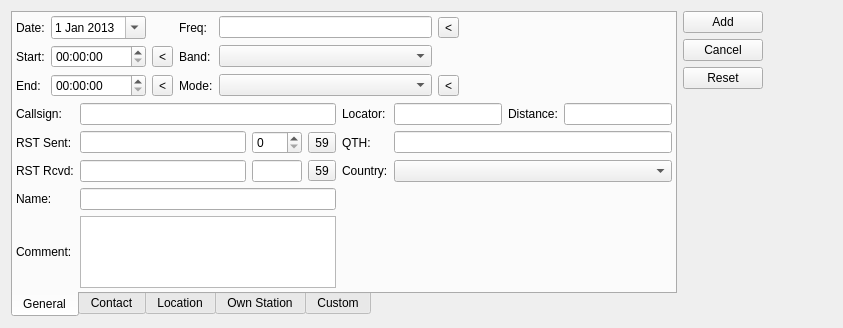
<?xml version="1.0" encoding="UTF-8"?>
<ui version="4.0">
 <class>WdgLogEntry</class>
 <widget class="QWidget" name="WdgLogEntry">
  <property name="geometry">
   <rect>
    <x>0</x>
    <y>0</y>
    <width>843</width>
    <height>320</height>
   </rect>
  </property>
  <property name="sizePolicy">
   <sizepolicy hsizetype="Preferred" vsizetype="Preferred">
    <horstretch>0</horstretch>
    <verstretch>0</verstretch>
   </sizepolicy>
  </property>
  <property name="windowTitle">
   <string>Form</string>
  </property>
  <layout class="QGridLayout" name="gridLayout_8">
   <item row="0" column="0">
    <layout class="QGridLayout" name="gridLayout">
     <item row="0" column="1">
      <layout class="QVBoxLayout" name="verticalLayout_4">
       <item>
        <widget class="QPushButton" name="logAdd">
         <property name="text">
          <string>Add</string>
         </property>
         <property name="autoDefault">
          <bool>false</bool>
         </property>
        </widget>
       </item>
       <item>
        <widget class="QPushButton" name="logCancel">
         <property name="text">
          <string>Cancel</string>
         </property>
        </widget>
       </item>
       <item>
        <widget class="QPushButton" name="logReset">
         <property name="text">
          <string>Reset</string>
         </property>
        </widget>
       </item>
       <item>
        <spacer name="verticalSpacer">
         <property name="orientation">
          <enum>Qt::Vertical</enum>
         </property>
         <property name="sizeHint" stdset="0">
          <size>
           <width>20</width>
           <height>40</height>
          </size>
         </property>
        </spacer>
       </item>
      </layout>
     </item>
     <item row="0" column="0">
      <widget class="QTabWidget" name="tabWidget">
       <property name="tabPosition">
        <enum>QTabWidget::South</enum>
       </property>
       <property name="currentIndex">
        <number>0</number>
       </property>
       <widget class="QWidget" name="tab_6">
        <attribute name="title">
         <string>General</string>
        </attribute>
        <layout class="QGridLayout" name="gridLayout_5">
         <property name="leftMargin">
          <number>3</number>
         </property>
         <property name="topMargin">
          <number>3</number>
         </property>
         <property name="rightMargin">
          <number>3</number>
         </property>
         <property name="bottomMargin">
          <number>3</number>
         </property>
         <item row="0" column="0">
          <layout class="QVBoxLayout" name="verticalLayout_2">
           <item>
            <layout class="QGridLayout" name="gridLayout_6">
             <item row="1" column="2">
              <widget class="QToolButton" name="logSetStart">
               <property name="text">
                <string>&lt;</string>
               </property>
              </widget>
             </item>
             <item row="2" column="2">
              <widget class="QToolButton" name="logSetEnd">
               <property name="text">
                <string>&lt;</string>
               </property>
              </widget>
             </item>
             <item row="1" column="0">
              <widget class="QLabel" name="label_32">
               <property name="text">
                <string>Start:</string>
               </property>
              </widget>
             </item>
             <item row="1" column="1">
              <widget class="QTimeEdit" name="logStart"/>
             </item>
             <item row="0" column="4">
              <widget class="QLineEdit" name="logFreq"/>
             </item>
             <item row="1" column="4">
              <widget class="QComboBox" name="logBand"/>
             </item>
             <item row="2" column="4">
              <widget class="QComboBox" name="logMode"/>
             </item>
             <item row="1" column="6">
              <spacer name="horizontalSpacer_4">
               <property name="orientation">
                <enum>Qt::Horizontal</enum>
               </property>
               <property name="sizeHint" stdset="0">
                <size>
                 <width>40</width>
                 <height>20</height>
                </size>
               </property>
              </spacer>
             </item>
             <item row="2" column="1">
              <widget class="QTimeEdit" name="logEnd"/>
             </item>
             <item row="0" column="6">
              <spacer name="horizontalSpacer_5">
               <property name="orientation">
                <enum>Qt::Horizontal</enum>
               </property>
               <property name="sizeHint" stdset="0">
                <size>
                 <width>40</width>
                 <height>20</height>
                </size>
               </property>
              </spacer>
             </item>
             <item row="2" column="3">
              <widget class="QLabel" name="label_34">
               <property name="text">
                <string>Mode:</string>
               </property>
              </widget>
             </item>
             <item row="2" column="6">
              <spacer name="horizontalSpacer_6">
               <property name="orientation">
                <enum>Qt::Horizontal</enum>
               </property>
               <property name="sizeHint" stdset="0">
                <size>
                 <width>40</width>
                 <height>20</height>
                </size>
               </property>
              </spacer>
             </item>
             <item row="1" column="3">
              <widget class="QLabel" name="label_33">
               <property name="text">
                <string>Band:</string>
               </property>
              </widget>
             </item>
             <item row="0" column="3">
              <widget class="QLabel" name="label_29">
               <property name="text">
                <string>Freq:</string>
               </property>
              </widget>
             </item>
             <item row="0" column="0">
              <widget class="QLabel" name="label_31">
               <property name="text">
                <string>Date:</string>
               </property>
              </widget>
             </item>
             <item row="2" column="0">
              <widget class="QLabel" name="label_30">
               <property name="text">
                <string>End:</string>
               </property>
              </widget>
             </item>
             <item row="0" column="1">
              <widget class="QDateEdit" name="logDate">
               <property name="calendarPopup">
                <bool>true</bool>
               </property>
               <property name="timeSpec">
                <enum>Qt::UTC</enum>
               </property>
               <property name="date">
                <date>
                 <year>2013</year>
                 <month>1</month>
                 <day>1</day>
                </date>
               </property>
              </widget>
             </item>
             <item row="0" column="5">
              <widget class="QToolButton" name="logSetFreq">
               <property name="text">
                <string>&lt;</string>
               </property>
              </widget>
             </item>
             <item row="2" column="5">
              <widget class="QToolButton" name="logSetMode">
               <property name="text">
                <string>&lt;</string>
               </property>
              </widget>
             </item>
            </layout>
           </item>
           <item>
            <layout class="QGridLayout" name="gridLayout_7">
             <item row="4" column="1">
              <widget class="QTextEdit" name="logComment"/>
             </item>
             <item row="2" column="2">
              <widget class="QLabel" name="label_35">
               <property name="text">
                <string>Country:</string>
               </property>
              </widget>
             </item>
             <item row="0" column="0">
              <widget class="QLabel" name="label_37">
               <property name="text">
                <string>Callsign:</string>
               </property>
              </widget>
             </item>
             <item row="1" column="0">
              <widget class="QLabel" name="label_38">
               <property name="text">
                <string>RST Sent:</string>
               </property>
              </widget>
             </item>
             <item row="1" column="3">
              <widget class="QLineEdit" name="logQTH"/>
             </item>
             <item row="2" column="0">
              <widget class="QLabel" name="label_39">
               <property name="text">
                <string>RST Rcvd:</string>
               </property>
              </widget>
             </item>
             <item row="1" column="2">
              <widget class="QLabel" name="label_36">
               <property name="text">
                <string>QTH:</string>
               </property>
              </widget>
             </item>
             <item row="0" column="1">
              <widget class="QLineEdit" name="logCall"/>
             </item>
             <item row="3" column="0">
              <widget class="QLabel" name="label_40">
               <property name="text">
                <string>Name:</string>
               </property>
              </widget>
             </item>
             <item row="3" column="1">
              <widget class="QLineEdit" name="logName"/>
             </item>
             <item row="0" column="2">
              <widget class="QLabel" name="label_41">
               <property name="text">
                <string>Locator:</string>
               </property>
              </widget>
             </item>
             <item row="2" column="3">
              <widget class="QComboBox" name="logCountry"/>
             </item>
             <item row="4" column="0">
              <widget class="QLabel" name="label_42">
               <property name="text">
                <string>Comment:</string>
               </property>
              </widget>
             </item>
             <item row="1" column="1">
              <layout class="QHBoxLayout" name="horizontalLayout">
               <item>
                <widget class="QLineEdit" name="logSent"/>
               </item>
               <item>
                <widget class="QSpinBox" name="logSentNum">
                 <property name="minimumSize">
                  <size>
                   <width>50</width>
                   <height>0</height>
                  </size>
                 </property>
                 <property name="maximumSize">
                  <size>
                   <width>50</width>
                   <height>16777215</height>
                  </size>
                 </property>
                 <property name="frame">
                  <bool>true</bool>
                 </property>
                 <property name="buttonSymbols">
                  <enum>QAbstractSpinBox::UpDownArrows</enum>
                 </property>
                 <property name="accelerated">
                  <bool>false</bool>
                 </property>
                 <property name="suffix">
                  <string/>
                 </property>
                 <property name="maximum">
                  <number>99999</number>
                 </property>
                </widget>
               </item>
               <item>
                <widget class="QToolButton" name="toolButton_5">
                 <property name="text">
                  <string>59</string>
                 </property>
                </widget>
               </item>
              </layout>
             </item>
             <item row="2" column="1">
              <layout class="QHBoxLayout" name="horizontalLayout_2">
               <item>
                <widget class="QLineEdit" name="logRcvd"/>
               </item>
               <item>
                <widget class="QLineEdit" name="logRcvdNum">
                 <property name="minimumSize">
                  <size>
                   <width>50</width>
                   <height>0</height>
                  </size>
                 </property>
                 <property name="maximumSize">
                  <size>
                   <width>50</width>
                   <height>16777215</height>
                  </size>
                 </property>
                </widget>
               </item>
               <item>
                <widget class="QToolButton" name="toolButton_7">
                 <property name="text">
                  <string>59</string>
                 </property>
                </widget>
               </item>
              </layout>
             </item>
             <item row="0" column="3">
              <layout class="QHBoxLayout" name="horizontalLayout_3">
               <item>
                <widget class="QLineEdit" name="logLoc"/>
               </item>
               <item>
                <widget class="QLabel" name="label">
                 <property name="text">
                  <string>Distance:</string>
                 </property>
                </widget>
               </item>
               <item>
                <widget class="QLineEdit" name="logDist">
                 <property name="readOnly">
                  <bool>true</bool>
                 </property>
                </widget>
               </item>
              </layout>
             </item>
            </layout>
           </item>
          </layout>
         </item>
        </layout>
       </widget>
       <widget class="QWidget" name="tab_7">
        <attribute name="title">
         <string>Contact</string>
        </attribute>
       </widget>
       <widget class="QWidget" name="tab_8">
        <attribute name="title">
         <string>Location</string>
        </attribute>
       </widget>
       <widget class="QWidget" name="tab_9">
        <attribute name="title">
         <string>Own Station</string>
        </attribute>
       </widget>
       <widget class="QWidget" name="tab_10">
        <attribute name="title">
         <string>Custom</string>
        </attribute>
       </widget>
      </widget>
     </item>
    </layout>
   </item>
   <item row="0" column="1">
    <spacer name="horizontalSpacer_7">
     <property name="orientation">
      <enum>Qt::Horizontal</enum>
     </property>
     <property name="sizeHint" stdset="0">
      <size>
       <width>40</width>
       <height>20</height>
      </size>
     </property>
    </spacer>
   </item>
  </layout>
 </widget>
 <tabstops>
  <tabstop>logDate</tabstop>
  <tabstop>logStart</tabstop>
  <tabstop>logSetStart</tabstop>
  <tabstop>logEnd</tabstop>
  <tabstop>logSetEnd</tabstop>
  <tabstop>logCall</tabstop>
  <tabstop>logSent</tabstop>
  <tabstop>logSentNum</tabstop>
  <tabstop>toolButton_5</tabstop>
  <tabstop>logRcvd</tabstop>
  <tabstop>logRcvdNum</tabstop>
  <tabstop>toolButton_7</tabstop>
  <tabstop>logName</tabstop>
  <tabstop>logComment</tabstop>
  <tabstop>logFreq</tabstop>
  <tabstop>logSetFreq</tabstop>
  <tabstop>logBand</tabstop>
  <tabstop>logMode</tabstop>
  <tabstop>logSetMode</tabstop>
  <tabstop>logLoc</tabstop>
  <tabstop>logQTH</tabstop>
  <tabstop>logCountry</tabstop>
  <tabstop>logDist</tabstop>
  <tabstop>logAdd</tabstop>
  <tabstop>logCancel</tabstop>
  <tabstop>logReset</tabstop>
  <tabstop>tabWidget</tabstop>
 </tabstops>
 <resources>
  <include location="../Resource/logbook.qrc"/>
 </resources>
 <connections>
  <connection>
   <sender>logAdd</sender>
   <signal>clicked()</signal>
   <receiver>WdgLogEntry</receiver>
   <slot>add()</slot>
   <hints>
    <hint type="sourcelabel">
     <x>755</x>
     <y>22</y>
    </hint>
    <hint type="destinationlabel">
     <x>421</x>
     <y>159</y>
    </hint>
   </hints>
  </connection>
  <connection>
   <sender>logCancel</sender>
   <signal>clicked()</signal>
   <receiver>WdgLogEntry</receiver>
   <slot>cancel()</slot>
   <hints>
    <hint type="sourcelabel">
     <x>755</x>
     <y>51</y>
    </hint>
    <hint type="destinationlabel">
     <x>421</x>
     <y>159</y>
    </hint>
   </hints>
  </connection>
  <connection>
   <sender>logReset</sender>
   <signal>clicked()</signal>
   <receiver>WdgLogEntry</receiver>
   <slot>reset()</slot>
   <hints>
    <hint type="sourcelabel">
     <x>755</x>
     <y>80</y>
    </hint>
    <hint type="destinationlabel">
     <x>421</x>
     <y>159</y>
    </hint>
   </hints>
  </connection>
  <connection>
   <sender>logSetStart</sender>
   <signal>clicked()</signal>
   <receiver>WdgLogEntry</receiver>
   <slot>setStartTime()</slot>
   <hints>
    <hint type="sourcelabel">
     <x>150</x>
     <y>52</y>
    </hint>
    <hint type="destinationlabel">
     <x>421</x>
     <y>159</y>
    </hint>
   </hints>
  </connection>
  <connection>
   <sender>logSetEnd</sender>
   <signal>clicked()</signal>
   <receiver>WdgLogEntry</receiver>
   <slot>setEndTime()</slot>
   <hints>
    <hint type="sourcelabel">
     <x>150</x>
     <y>78</y>
    </hint>
    <hint type="destinationlabel">
     <x>421</x>
     <y>159</y>
    </hint>
   </hints>
  </connection>
  <connection>
   <sender>logSetFreq</sender>
   <signal>clicked()</signal>
   <receiver>WdgLogEntry</receiver>
   <slot>setFreq()</slot>
   <hints>
    <hint type="sourcelabel">
     <x>452</x>
     <y>26</y>
    </hint>
    <hint type="destinationlabel">
     <x>421</x>
     <y>159</y>
    </hint>
   </hints>
  </connection>
  <connection>
   <sender>logSetMode</sender>
   <signal>clicked()</signal>
   <receiver>WdgLogEntry</receiver>
   <slot>setMode()</slot>
   <hints>
    <hint type="sourcelabel">
     <x>452</x>
     <y>78</y>
    </hint>
    <hint type="destinationlabel">
     <x>421</x>
     <y>159</y>
    </hint>
   </hints>
  </connection>
  <connection>
   <sender>logCall</sender>
   <signal>textChanged(QString)</signal>
   <receiver>WdgLogEntry</receiver>
   <slot>setCallsign(QString)</slot>
   <hints>
    <hint type="sourcelabel">
     <x>198</x>
     <y>107</y>
    </hint>
    <hint type="destinationlabel">
     <x>421</x>
     <y>159</y>
    </hint>
   </hints>
  </connection>
 </connections>
 <slots>
  <slot>add()</slot>
  <slot>cancel()</slot>
  <slot>reset()</slot>
  <slot>setStartTime()</slot>
  <slot>setEndTime()</slot>
  <slot>setFreq()</slot>
  <slot>setMode()</slot>
  <slot>setCallsign(QString)</slot>
 </slots>
</ui>
